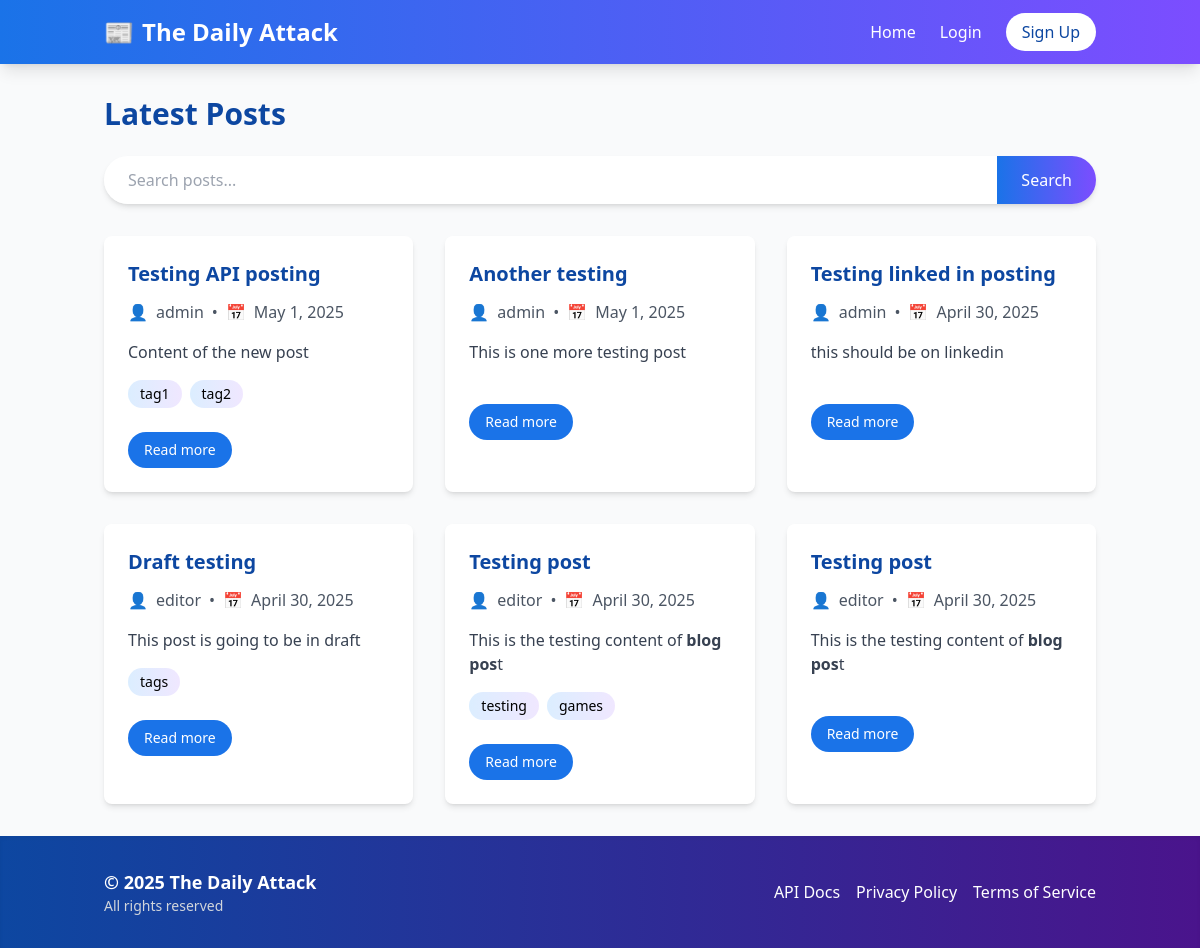
Before: / with the older database file.
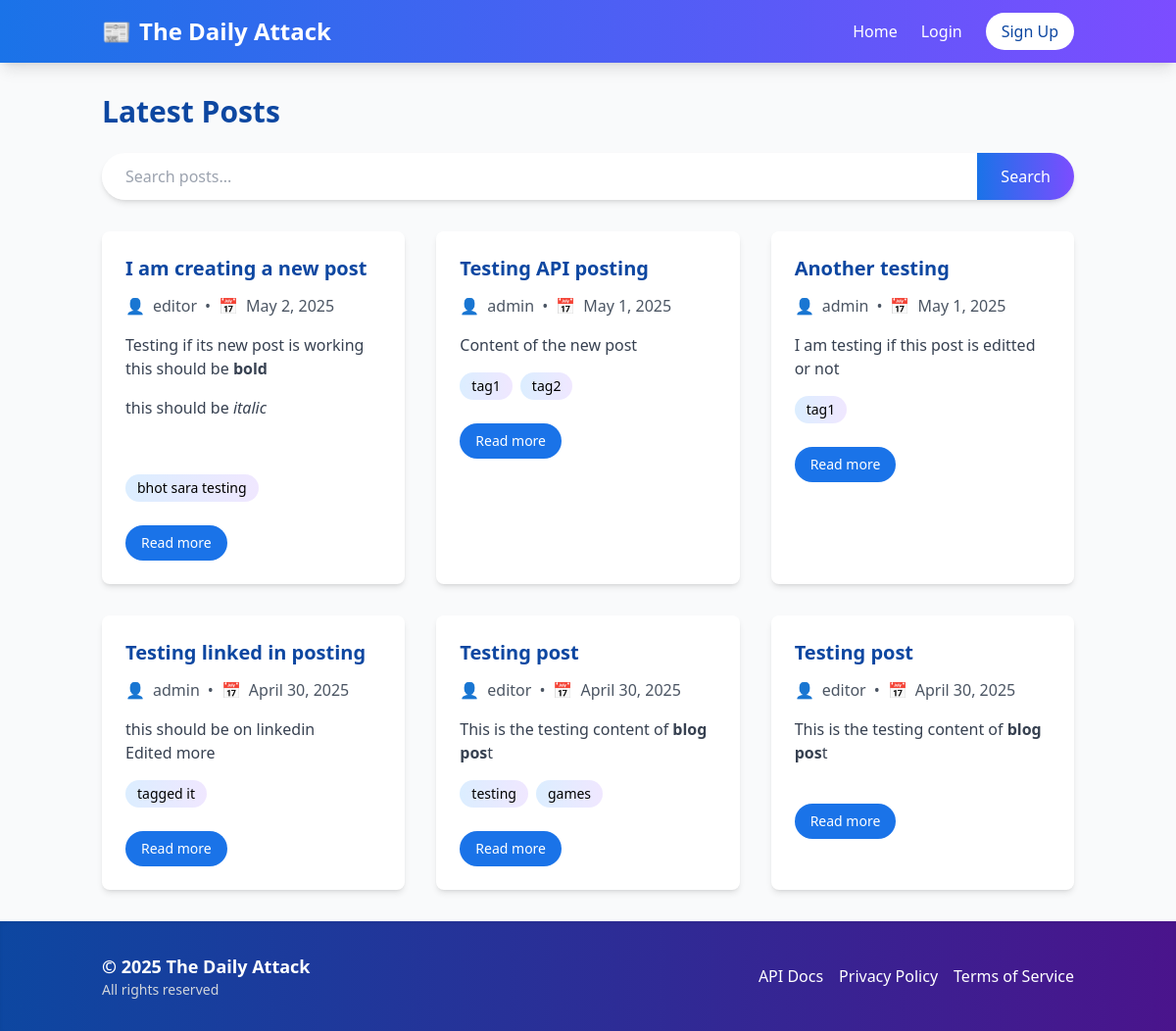
After: the same page with the newer database file.
### blog/models.py (models this page shows, shortened)
class Post(models.Model):
    STATUS_CHOICES = (
        ('draft', 'Draft'),
        ('published', 'Published'),
    )
    title = models.CharField(max_length=200)
    content = models.TextField()
    author = models.ForeignKey(User, on_delete=models.CASCADE, related_name='blog_posts')
    created_at = models.DateTimeField(auto_now_add=True)
    updated_at = models.DateTimeField(auto_now=True)
    published_at = models.DateTimeField(blank=True, null=True)
    status = models.CharField(max_length=10, choices=STATUS_CHOICES, default='draft')
    tags = models.ManyToManyField(Tag, blank=True)
    class Meta:
        ordering = ['-created_at']

class Tag(models.Model):
    name = models.CharField(max_length=50, unique=True)

### blog/views.py (the view)
# urls.py: path('', views.home, name='home'),
def home(request):
    posts = Post.objects.filter(status='published')
    return render(request, 'blog/home.html', {'posts': posts})

### blog/context_processors.py (called while the page is built)
def user_profile(request):
    if request.user.is_authenticated and hasattr(request.user, 'profile'):
        return {'user_profile': request.user.profile}
    return {'user_profile': None}

### templates/blog/home.html (shortened to what this page needs)
{% extends 'base.html' %}
{% block content %}
    <div class="mb-8 animate-fade-in">
        <h1 class="text-3xl font-bold mb-6 text-primary-dark">Latest Posts</h1>
        <form action="{% url 'search_posts' %}" method="get" class="mb-8">
            <div class="flex shadow-md rounded-full overflow-hidden transition-all duration-300 hover:shadow-lg">
                <input type="text" name="q" placeholder="Search posts..." class="flex-grow px-6 py-3 border-0 focus:ring-2 focus:ring-primary focus:outline-none" value="{{ query|default:'' }}">
                <button type="submit" class="bg-header-gradient text-white px-6 py-3 font-medium transition-all duration-300 hover:opacity-90">Search</button>
            </div>
        </form>
    </div>
    <div class="grid grid-cols-1 md:grid-cols-2 lg:grid-cols-3 gap-8">
        {% for post in posts %}
            <div class="bg-white rounded-lg shadow-md overflow-hidden card-hover animate-slide-in" style="animation-delay: {{ forloop.counter0 }}00ms">
                <div class="p-6">
                    <h2 class="text-xl font-bold mb-3">
                        <a href="{% url 'post_detail' pk=post.pk %}" class="text-primary-dark hover:text-primary transition-colors duration-300">{{ post.title }}</a>
                    </h2>
                    <p class="text-gray-600 mb-4 flex items-center">
                        <span class="mr-2">👤</span> {{ post.author.username }}
                        <span class="mx-2">•</span>
                        <span class="flex items-center"><span class="mr-2">📅</span> {{ post.published_at|date:"F j, Y" }}</span>
                    </p>
                    <div class="prose mb-4 text-gray-700">
                        {{ post.content|safe|truncatewords_html:30 }}
                    </div>
                    <div class="flex flex-wrap gap-2 mb-4">
                        {% for tag in post.tags.all %}
                            <a href="{% url 'tag_posts' tag_name=tag.name %}" class="bg-gradient-to-r from-primary-light/20 to-accent-light/20 px-3 py-1 rounded-full text-sm hover:from-primary-light/30 hover:to-accent-light/30 transition-all duration-300">{{ tag.name }}</a>
                        {% endfor %}
                    </div>
                    <a href="{% url 'post_detail' pk=post.pk %}" class="inline-block mt-2 px-4 py-2 bg-primary text-white rounded-full hover:bg-primary-dark transition-colors duration-300 text-sm font-medium">Read more</a>
                </div>
            </div>
        {% empty %}
            <div class="col-span-full text-center py-12 animate-fade-in">
                <p class="text-xl text-gray-600">No posts found.</p>
                <p class="mt-2 text-gray-500">Try adjusting your search or check back later.</p>
            </div>
        {% endfor %}
    </div>
{% endblock %}

Changed rows visible on the page:
no longer on this page (row edited): Post: title "Draft testing", author.username "editor", published_at "April 30, 2025", content "This post is going to be in draft"
no longer on this page (row unchanged): Tag: name "tags", shown under "Draft testing"
added Post: title "I am creating a new post", author.username "editor", published_at "May 2, 2025", content "Testing if its new post is working this should be bold this should be italic"
added Tag: name "bhot sara testing", shown under "I am creating a new post"
changed Post "Another testing": content "This is one more testing post" → "I am testing if this post is editted or not"; gains Tag (name "tag1")
changed Post "Testing linked in posting": content "this should be on linkedin" → "this should be on linkedin Edited more"
added Tag: name "tagged it", shown under Post "Testing linked in posting"
